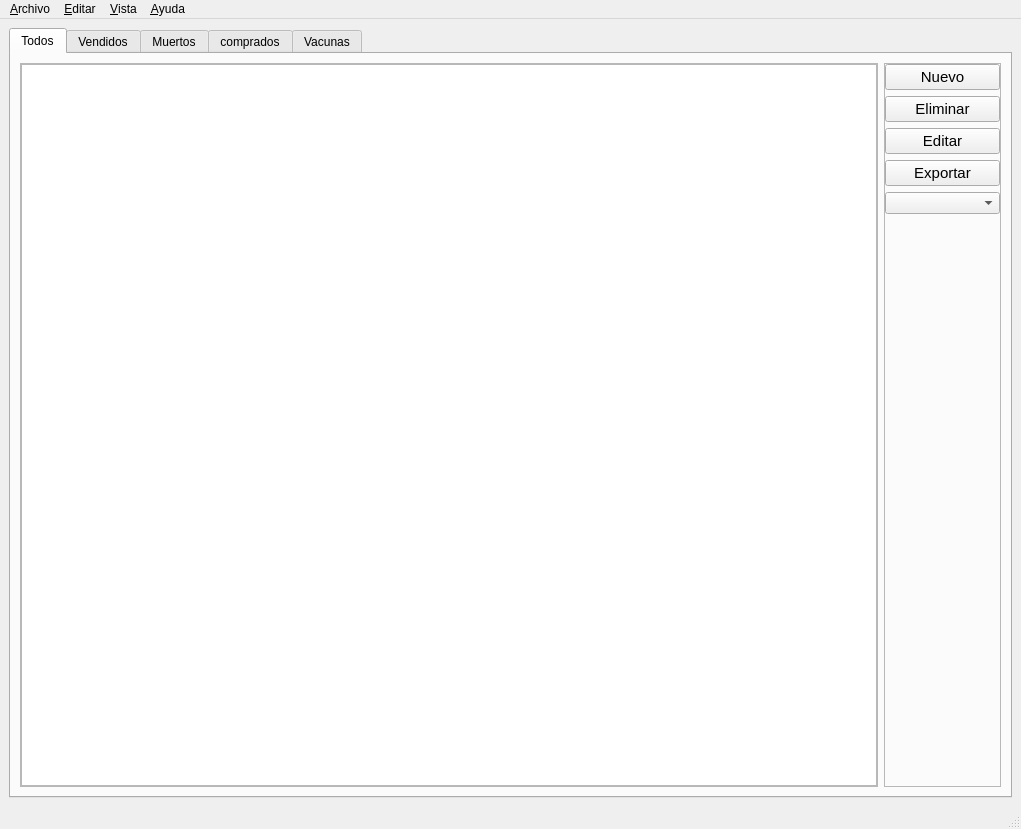
<?xml version="1.0" encoding="UTF-8"?>
<ui version="4.0">
 <class>MainWindow</class>
 <widget class="QMainWindow" name="MainWindow">
  <property name="enabled">
   <bool>true</bool>
  </property>
  <property name="geometry">
   <rect>
    <x>0</x>
    <y>0</y>
    <width>1021</width>
    <height>829</height>
   </rect>
  </property>
  <property name="windowTitle">
   <string>Ganado</string>
  </property>
  <widget class="QWidget" name="centralwidget">
   <layout class="QVBoxLayout" name="verticalLayout">
    <item>
     <widget class="QTabWidget" name="tabWidget">
      <property name="tabPosition">
       <enum>QTabWidget::North</enum>
      </property>
      <property name="tabShape">
       <enum>QTabWidget::Rounded</enum>
      </property>
      <property name="currentIndex">
       <number>0</number>
      </property>
      <property name="elideMode">
       <enum>Qt::ElideNone</enum>
      </property>
      <property name="movable">
       <bool>true</bool>
      </property>
      <widget class="QWidget" name="tab">
       <attribute name="title">
        <string>Todos</string>
       </attribute>
       <layout class="QHBoxLayout" name="horizontalLayout">
        <item>
         <widget class="QFrame" name="frame_2">
          <property name="frameShape">
           <enum>QFrame::StyledPanel</enum>
          </property>
          <property name="frameShadow">
           <enum>QFrame::Raised</enum>
          </property>
          <layout class="QVBoxLayout" name="verticalLayout_2">
           <property name="leftMargin">
            <number>0</number>
           </property>
           <property name="topMargin">
            <number>0</number>
           </property>
           <property name="rightMargin">
            <number>0</number>
           </property>
           <property name="bottomMargin">
            <number>0</number>
           </property>
           <item>
            <widget class="QTableView" name="todos_table"/>
           </item>
          </layout>
         </widget>
        </item>
        <item>
         <widget class="QFrame" name="frame">
          <property name="minimumSize">
           <size>
            <width>117</width>
            <height>0</height>
           </size>
          </property>
          <property name="frameShape">
           <enum>QFrame::StyledPanel</enum>
          </property>
          <property name="frameShadow">
           <enum>QFrame::Raised</enum>
          </property>
          <layout class="QVBoxLayout" name="verticalLayout_3">
           <property name="leftMargin">
            <number>0</number>
           </property>
           <property name="topMargin">
            <number>0</number>
           </property>
           <property name="rightMargin">
            <number>0</number>
           </property>
           <property name="bottomMargin">
            <number>0</number>
           </property>
           <item>
            <widget class="QPushButton" name="nuevo_btn">
             <property name="font">
              <font>
               <pointsize>11</pointsize>
              </font>
             </property>
             <property name="text">
              <string>Nuevo</string>
             </property>
            </widget>
           </item>
           <item>
            <widget class="QPushButton" name="remove_btn">
             <property name="font">
              <font>
               <pointsize>11</pointsize>
              </font>
             </property>
             <property name="text">
              <string>Eliminar</string>
             </property>
            </widget>
           </item>
           <item>
            <widget class="QPushButton" name="pushButton_3">
             <property name="font">
              <font>
               <pointsize>11</pointsize>
              </font>
             </property>
             <property name="text">
              <string>Editar</string>
             </property>
            </widget>
           </item>
           <item>
            <widget class="QPushButton" name="exportar_btn">
             <property name="font">
              <font>
               <pointsize>11</pointsize>
              </font>
             </property>
             <property name="text">
              <string>Exportar</string>
             </property>
            </widget>
           </item>
           <item>
            <widget class="QComboBox" name="styles_combo"/>
           </item>
           <item>
            <spacer name="verticalSpacer">
             <property name="orientation">
              <enum>Qt::Vertical</enum>
             </property>
             <property name="sizeHint" stdset="0">
              <size>
               <width>20</width>
               <height>40</height>
              </size>
             </property>
            </spacer>
           </item>
          </layout>
         </widget>
        </item>
       </layout>
      </widget>
      <widget class="QWidget" name="tab_2">
       <attribute name="title">
        <string>Vendidos</string>
       </attribute>
       <layout class="QVBoxLayout" name="verticalLayout_4">
        <item>
         <widget class="QTableView" name="tableView_2"/>
        </item>
       </layout>
      </widget>
      <widget class="QWidget" name="tab_3">
       <attribute name="title">
        <string>Muertos</string>
       </attribute>
       <layout class="QVBoxLayout" name="verticalLayout_5">
        <item>
         <widget class="QTableView" name="tableView_3"/>
        </item>
       </layout>
      </widget>
      <widget class="QWidget" name="tab_4">
       <attribute name="title">
        <string>comprados</string>
       </attribute>
       <layout class="QVBoxLayout" name="verticalLayout_6">
        <item>
         <widget class="QTableView" name="tableView_4"/>
        </item>
       </layout>
      </widget>
      <widget class="QWidget" name="tab_5">
       <attribute name="title">
        <string>Vacunas</string>
       </attribute>
      </widget>
     </widget>
    </item>
   </layout>
  </widget>
  <widget class="QMenuBar" name="menubar">
   <property name="geometry">
    <rect>
     <x>0</x>
     <y>0</y>
     <width>1021</width>
     <height>26</height>
    </rect>
   </property>
   <widget class="QMenu" name="menu_Archivo">
    <property name="title">
     <string>&amp;Archivo</string>
    </property>
    <addaction name="action_Nuevo"/>
    <addaction name="action_Editar"/>
    <addaction name="action_Eliminar"/>
    <addaction name="action_Salir"/>
   </widget>
   <widget class="QMenu" name="menu_Editar">
    <property name="title">
     <string>&amp;Editar</string>
    </property>
    <addaction name="action_Buscar"/>
   </widget>
   <widget class="QMenu" name="menu_Vista">
    <property name="title">
     <string>&amp;Vista</string>
    </property>
    <addaction name="action_apariencia"/>
   </widget>
   <widget class="QMenu" name="menu_Acerca">
    <property name="title">
     <string>&amp;Ayuda</string>
    </property>
    <addaction name="action_Acerca"/>
   </widget>
   <addaction name="menu_Archivo"/>
   <addaction name="menu_Editar"/>
   <addaction name="menu_Vista"/>
   <addaction name="menu_Acerca"/>
  </widget>
  <widget class="QStatusBar" name="statusbar"/>
  <action name="action_Buscar">
   <property name="text">
    <string>&amp;Buscar</string>
   </property>
  </action>
  <action name="action_apariencia">
   <property name="text">
    <string>&amp;apariencia</string>
   </property>
  </action>
  <action name="action_Acerca">
   <property name="text">
    <string>&amp;Acerca</string>
   </property>
  </action>
  <action name="action_Editar">
   <property name="text">
    <string>&amp;Editar</string>
   </property>
  </action>
  <action name="action_Eliminar">
   <property name="text">
    <string>&amp;Eliminar</string>
   </property>
  </action>
  <action name="action_Salir">
   <property name="text">
    <string>&amp;Salir</string>
   </property>
   <property name="shortcut">
    <string>Ctrl+Q</string>
   </property>
  </action>
  <action name="action_Nuevo">
   <property name="text">
    <string>&amp;Nuevo</string>
   </property>
  </action>
 </widget>
 <resources/>
 <connections/>
</ui>
